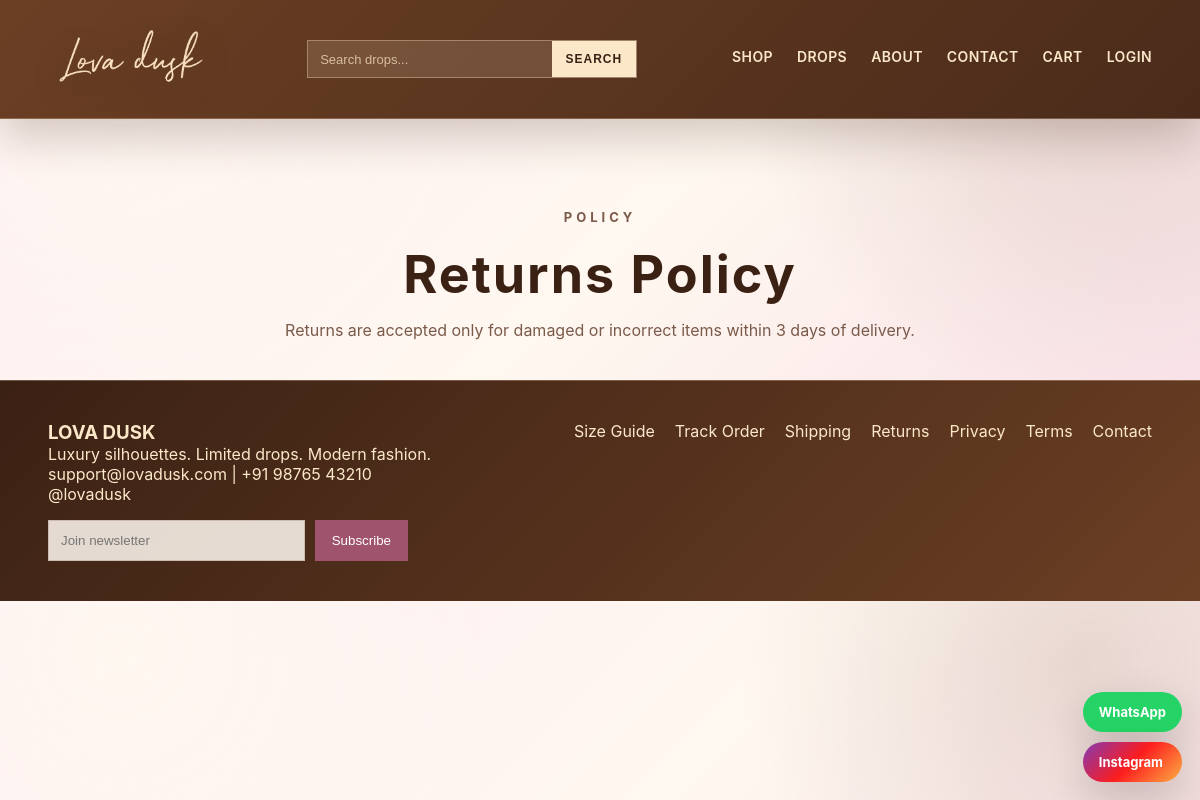
Page /returns-policy.php on the committed database.
### tables this page shows
CREATE TABLE `settings` (
  `id` int(11) NOT NULL,
  `setting_key` varchar(120) NOT NULL,
  `setting_value` text DEFAULT NULL,
  `updated_at` timestamp NOT NULL DEFAULT current_timestamp() ON UPDATE current_timestamp()
);

### database/phase11-schema.php (called while the page is built, shortened)
<?php
function get_setting($conn, $key, $default = "") {
    $stmt = $conn->prepare("SELECT setting_value FROM settings WHERE setting_key = ? LIMIT 1");
    $stmt->bind_param("s", $key);
    $stmt->execute();
    $row = $stmt->get_result()->fetch_assoc();
    return $row ? $row["setting_value"] : $default;
}
?>

### includes/functions.php (called while the page is built, shortened)
<?php
function clean($value) {
    return htmlspecialchars(trim($value), ENT_QUOTES, "UTF-8");
}
?>

### returns-policy.php (the view, shortened to what this page needs)
<?php
require_once "config/db.php";
require_once "includes/functions.php";
require_once "database/phase11-schema.php";
include "includes/header.php";
?>
<section class="page-hero">
    <p class="eyebrow">Policy</p>
    <h1>Returns Policy</h1>
    <p><?= clean(get_setting($conn, "return_policy")); ?></p>
</section>
<?php include "includes/footer.php"; ?>

### includes/footer.php (shortened to what this page needs)
<?php
if (file_exists(__DIR__ . "/../database/phase11-schema.php")) {
    require_once __DIR__ . "/../database/phase11-schema.php";
}
$waNumber = function_exists("get_setting") ? get_setting($conn, "whatsapp_number", "919876543210") : "919876543210";
$instagramLink = function_exists("get_setting") ? get_setting($conn, "instagram_link", "#") : "#";
?>
<footer class="site-footer">
    <div>
        <h3><?= clean(function_exists("get_setting") ? get_setting($conn, "site_name", "LOVA DUSK") : "LOVA DUSK"); ?></h3>
        <p><?= clean(function_exists("get_setting") ? get_setting($conn, "footer_tagline", "Luxury silhouettes. Limited drops. Modern fashion.") : "Luxury silhouettes. Limited drops. Modern fashion."); ?></p>
        <p><?= clean(function_exists("get_setting") ? get_setting($conn, "contact_email", "") : ""); ?> | <?= clean(function_exists("get_setting") ? get_setting($conn, "contact_phone", "") : ""); ?></p>
        <p><?= clean(function_exists("get_setting") ? get_setting($conn, "instagram_handle", "@lovadusk") : "@lovadusk"); ?></p>
        <form method="POST" action="<?= BASE_URL; ?>ajax/newsletter.php" class="newsletter-form">
            <input type="email" name="email" placeholder="Join newsletter" required>
            <button type="submit">Subscribe</button>
        </form>
    </div>
    <div class="footer-links">
        <a href="<?= BASE_URL; ?>size-guide.php">Size Guide</a>
        <a href="<?= BASE_URL; ?>track-order.php">Track Order</a>
        <a href="<?= BASE_URL; ?>shipping-policy.php">Shipping</a>
        <a href="<?= BASE_URL; ?>returns-policy.php">Returns</a>
        <a href="<?= BASE_URL; ?>privacy-policy.php">Privacy</a>
        <a href="<?= BASE_URL; ?>terms-services.php">Terms</a>
        <a href="<?= BASE_URL; ?>contact.php">Contact</a>
    </div>
</footer>
<div class="floating-socials">
    <a href="https://wa.me/<?= clean($waNumber); ?>" target="_blank" class="float-btn whatsapp-btn">WhatsApp</a>
    <a href="<?= clean($instagramLink); ?>" target="_blank" class="float-btn instagram-btn">Instagram</a>
</div>
</body>
</html>

### rows in the picture
settings: setting_value "Returns are accepted only for damaged or incorrect items within 3 days of delivery."
settings: setting_value "LOVA DUSK"
settings: setting_value "Luxury silhouettes. Limited drops. Modern fashion."
settings: setting_value "support@lovadusk.com"
settings: setting_value "+91 98765 43210"
settings: setting_value "@lovadusk"
